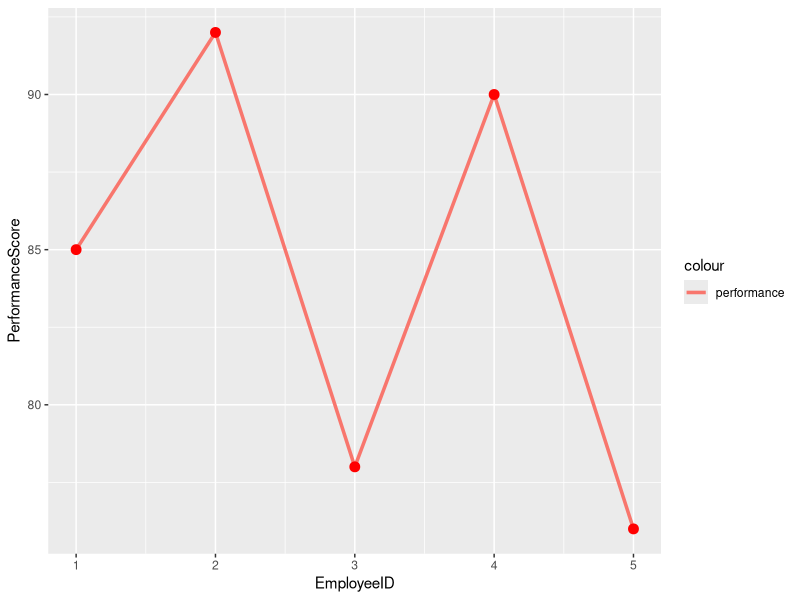
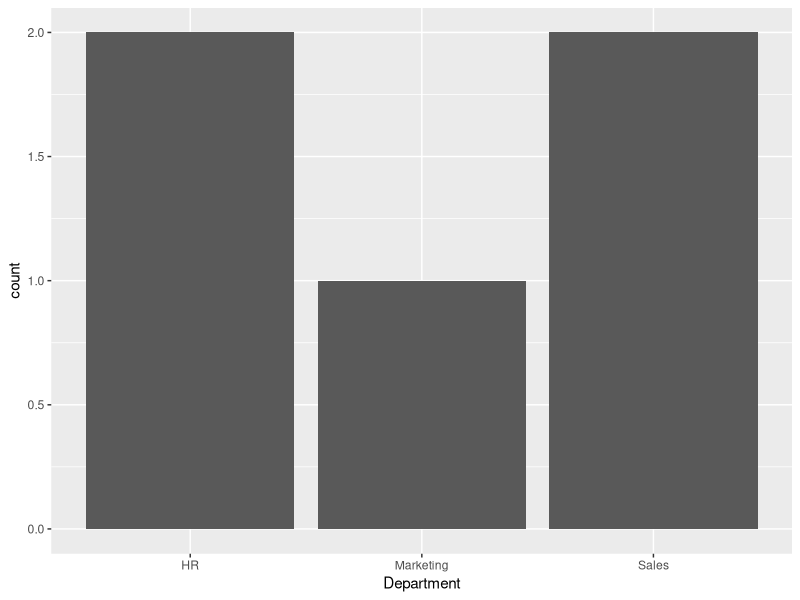
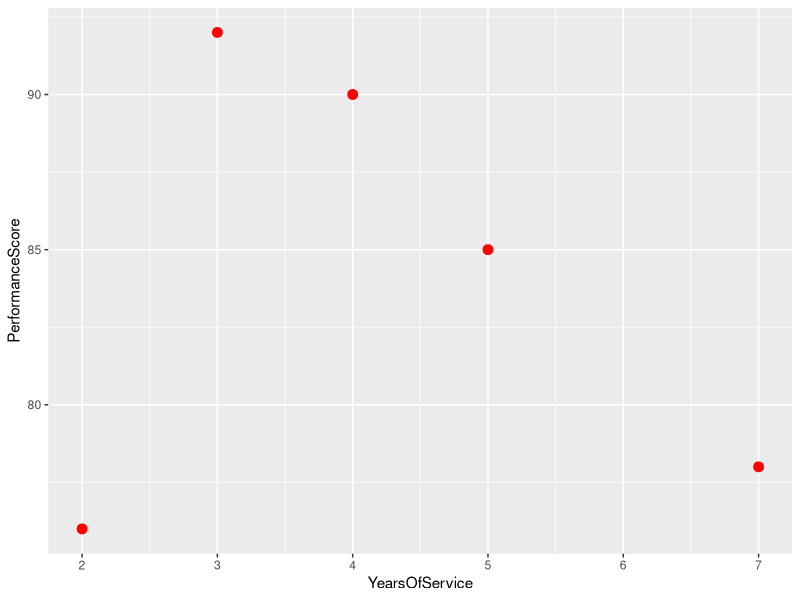

The R source for these figures, in order:
library(ggplot2)

# Dataset
data <- data.frame(
  EmployeeID = c(1, 2, 3, 4, 5),
  Department = c("Sales", "HR", "Marketing", "Sales", "HR"),
  YearsOfService = c(5, 3, 7, 4, 2),
  PerformanceScore = c(85, 92, 78, 90, 76)
)

# 1. Line Chart
ggplot(data, aes(x = EmployeeID, y = PerformanceScore, color = 'performance')) + 
  geom_line(linewidth = 1.2) + 
  geom_point(color = 'red', size = 3)

# 2. Bar Chart (automatically counts departments!)
ggplot(data, aes(x = Department))+
  geom_bar()

# 3. Scatter Plot
ggplot(data, aes(x = YearsOfService, y = PerformanceScore)) + 
  geom_point(color = 'red', size = 3)
